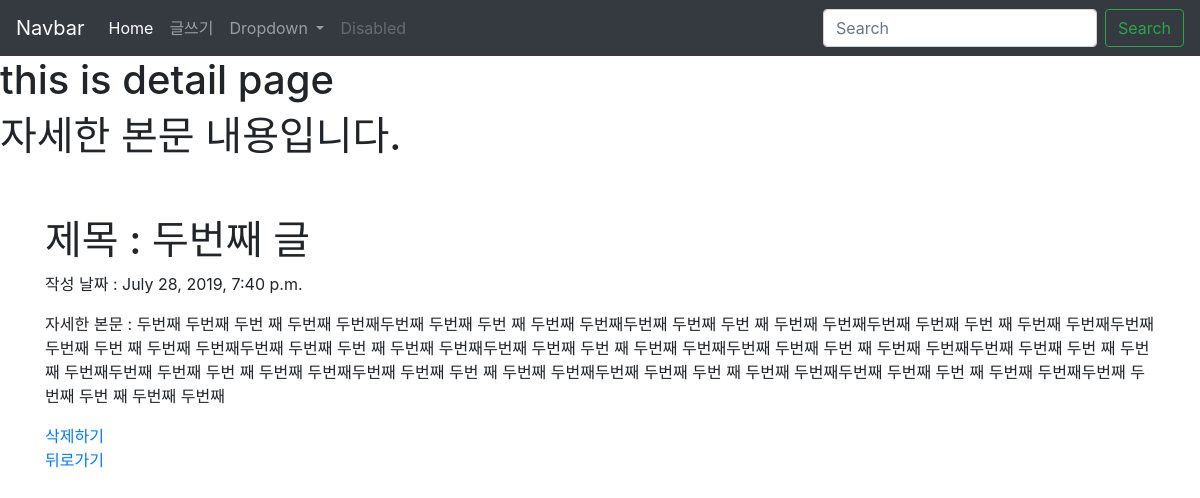
The app's page /blogapp/2/ with its own data.
### blogapp/models.py (models this page shows, shortened)
class Blog(models.Model):
    title = models.CharField(max_length=200)
    pub_date = models.DateTimeField('date published')
    body = models.TextField()

### blogapp/views.py (the view)
# urls.py: path('<int:blog_id>/', views.detail, name="detail"),
def detail(request, blog_id):
    blog_detail = get_object_or_404(Blog, pk = blog_id)
    return render(request, 'detail.html', {'blog':blog_detail})

### blogapp/templates/detail.html (shortened to what this page needs)
<!Doctype html>
{% extends 'base.html' %}
{% block contents %}
<h1>this is detail page</h1>
<h1>자세한 본문 내용입니다.</h1>
    <div class="container">
        <br><br>
        <h1> 제목 : {{blog.title}} </h1>
        <p> 작성 날짜 : {{blog.pub_date}} </p>
        <p> 자세한 본문 : {{blog.body}} </p>
        <a href = "{% url 'delete' pk=blog.pk %}"> 삭제하기 </a><br>
        <a href = "{% url 'home' %}"> 뒤로가기 </a>
    </div>
{% endblock %}

### blogapp/templates/base.html (shortened to what this page needs)
<head>
    <link rel="stylesheet" href="https://stackpath.bootstrapcdn.com/bootstrap/4.3.1/css/bootstrap.min.css">
</head>
<body>
    <nav class="navbar navbar-expand-lg navbar-dark bg-dark">
    <a class="navbar-brand" href="#">Navbar</a>
    <div class="collapse navbar-collapse" id="navbarSupportedContent">
        <ul class="navbar-nav mr-auto">
        <li class="nav-item active">
            <a class="nav-link" href="{% url 'home' %}">Home <span class="sr-only">(current)</span></a>
        </li>
        <li class="nav-item">
            <a class="nav-link" href="{% url 'write' %}">글쓰기</a>
        </li>
        <li class="nav-item dropdown">
            <a class="nav-link dropdown-toggle" href="#" id="navbarDropdown" role="button" data-toggle="dropdown" aria-haspopup="true" aria-expanded="false">
            Dropdown
            </a>
        </li>
        <li class="nav-item">
            <a class="nav-link disabled" href="#" tabindex="-1" aria-disabled="true">Disabled</a>
        </li>
        </ul>
        <form class="form-inline my-2 my-lg-0">
        <input class="form-control mr-sm-2" type="search" placeholder="Search" aria-label="Search">
        <button class="btn btn-outline-success my-2 my-sm-0" type="submit">Search</button>
        </form>
    </div>
    </nav>
    {% block contents %}
    {% endblock %}
</body>

### blogapp/templates/base.html (style rules this page uses)
* { margin:0;padding:0; }
ul,li { list-style:none; }

### records on screen
Blog: title "두번째 글", pub_date "July 28, 2019, 7:40 p.m.", body "두번째 두번째 두번 째 두번째 두번째두번째 두번째 두번 째 두번째 두번째두번째 두번째 두번 째 두번째 두번째두번째 두번째 두번 째 두번째 두번째두번째 두번째 두번 째 두번째 두번째두번째 두번째 두번 째 두번째 두번째두번째 두번째 두번 째 두번째 두번째두번째 두번째 두번 째 두번째 두번째두번째 두번째 두번 째 두번째 두번째두번째 두번째 두번 째 두번째 두번째두번째 두번째 두번 째 두번째 두번째두번째 두번째 두번 째 두번째 두번째두번째 두번째 두번 째 두번째 두번째두번째 두번째 두번 째 두번째 두번째"
